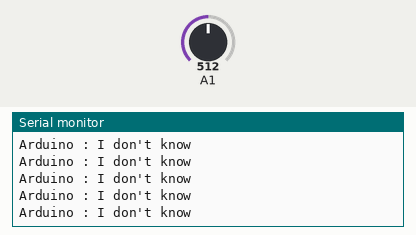
Simulated run of this sketch. Board: Arduino Uno, built with avr-gcc and run on an emulated ATmega328P. Parts: the last lines printed to the serial monitor. The inputs (shaded band) are chosen by the test bench; at power-on: A1 = 512.

Above: at 3.1 s.
3.2 s: A1 set to 306
At 3.7 s:
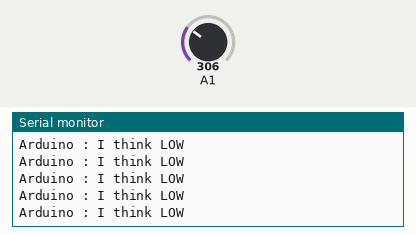
5.1 s: A1 set to 317
At 5.6 s:
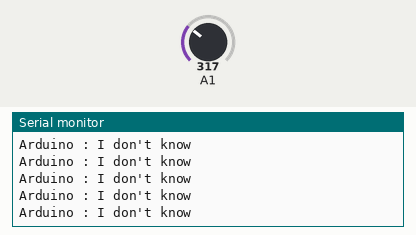

Measured:
- the behaviour switches between 307 and 308 on A1 (found by bisection; images 1 and 2)
- after the input at 3.2 s, the serial monitor: prints a new line after 0.07 s (image 1)

The sketch:

potentiometer_HL.ino
```cpp
void setup() {
  Serial.begin(9600);
}

void loop() {
  int val = analogRead(A1);

  Serial.print("Arduino : ");
  if(val > 614){
    Serial.println("I think HIGH");
  } else if(val < 614 && val > 307){
    Serial.println("I don't know");
  } else{
    Serial.println("I think LOW");
  }
}
```
